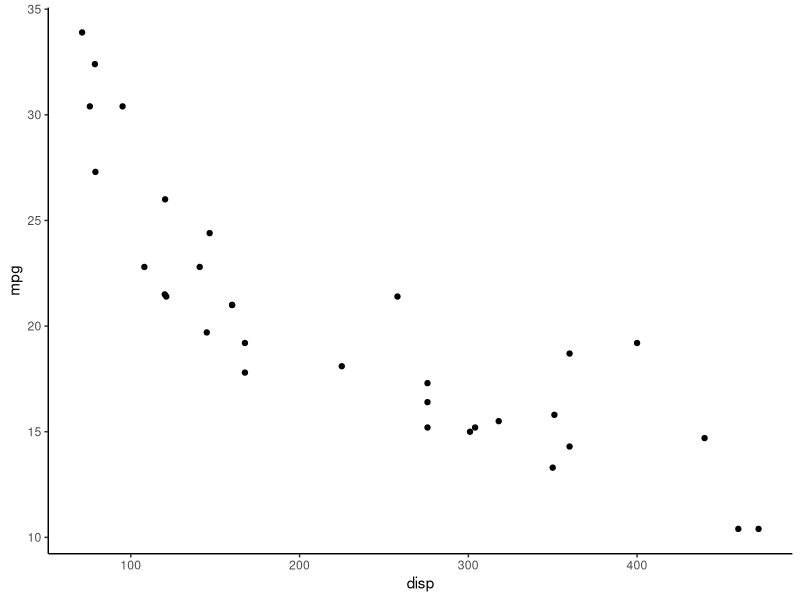
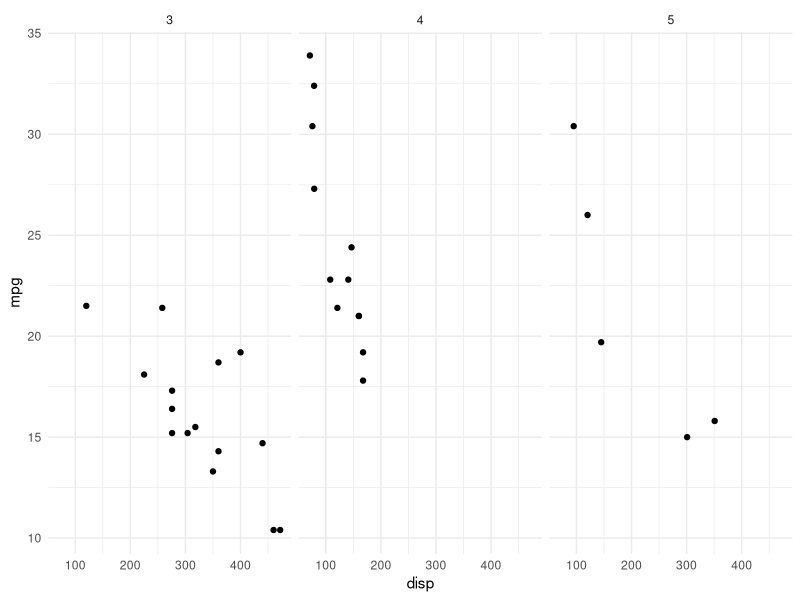

These figures' R source, in order:
# from the book: https://bookdown.org/rdpeng/RProgDA/building-a-new-theme.html
# Motivation: To create new themes for plotting purpose

library(ggplot2)
ggplot(data = mtcars, aes(x = disp, y = mpg)) + 
  geom_point() + 
  theme_classic()
# Note: The defualt theme used by ggplot2 is theme_gray. It can be obtained by using the `theme_get()`
x<- theme_get()
class(x)

# Note: To modify the default theme, use the `theme_set()` and pass it to a `theme` object
new_theme <- theme_minimal()
theme_set(new_theme)
# Note: Now your plots will use the theme_minimal() theme without you having to specify it.
ggplot(data = mtcars, aes(disp, mpg)) + 
  geom_point() + 
  facet_grid( . ~ gear)
# Note: Quitting R will erase the default theme setting. If you load ggplot2 in a future session it will revert to the default gray theme
